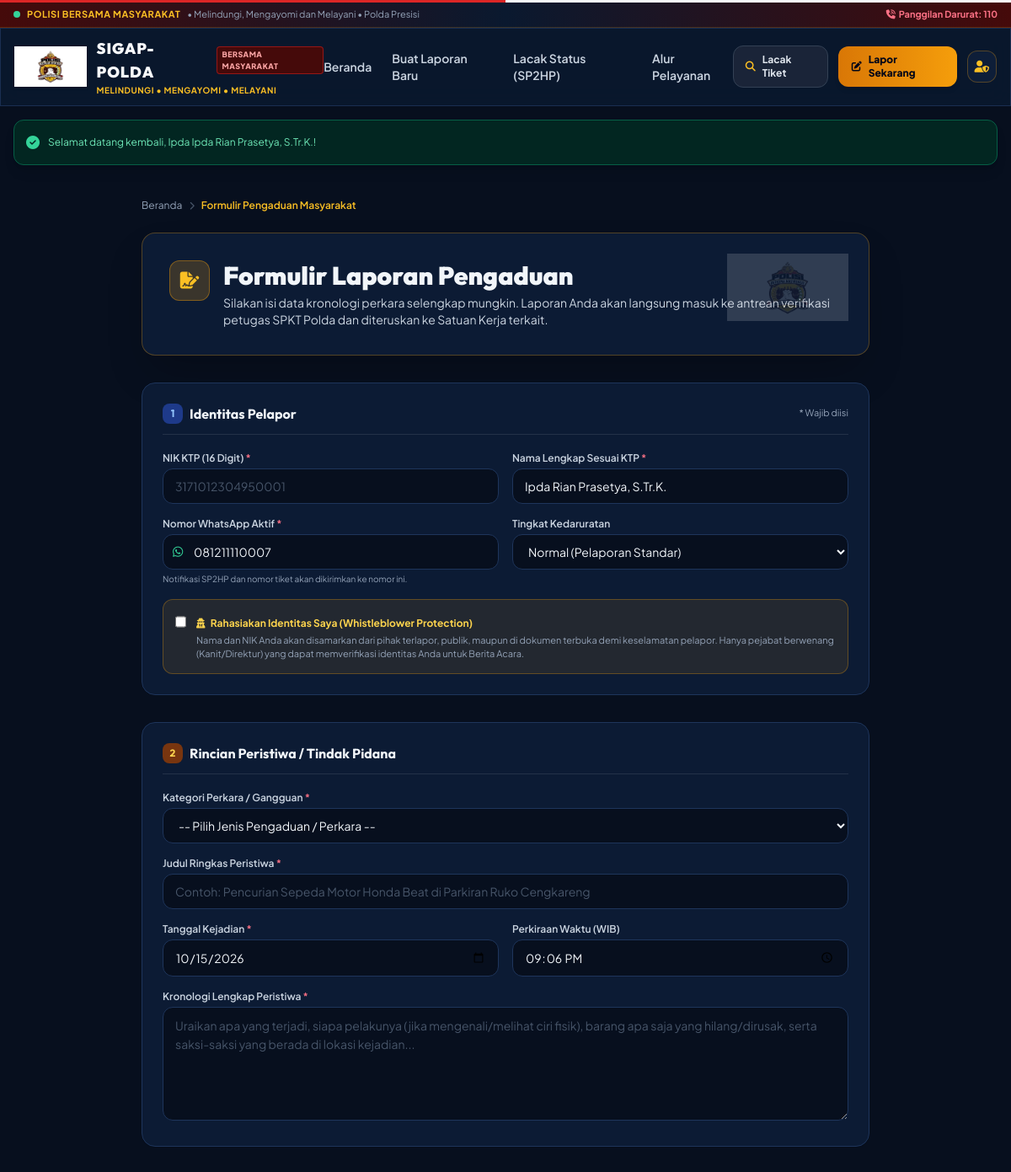
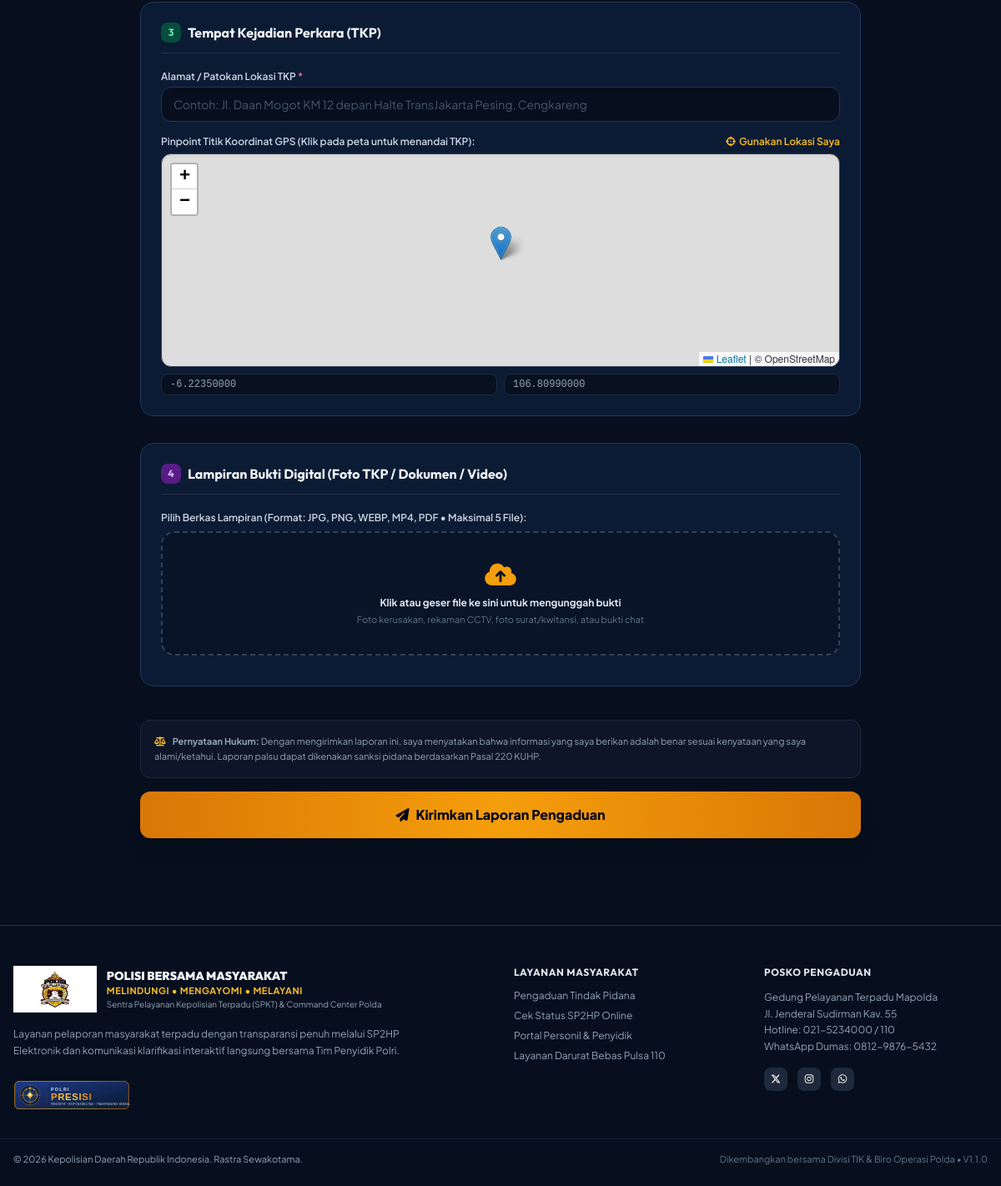
The page /public/report/create (signed in) on the database its author committed (2 pictures, top to bottom).
### tables this page shows
CREATE TABLE IF NOT EXISTS `users` (
    `id` INT AUTO_INCREMENT PRIMARY KEY,
    `nrp` VARCHAR(50) NULL UNIQUE COMMENT 'Nomor Registrasi Pokok Anggota Polri (kosong jika warga)',
    `nik` VARCHAR(16) NULL UNIQUE COMMENT 'NIK KTP Pelapor (kosong jika personil dinas)',
    `name` VARCHAR(150) NOT NULL,
    `email` VARCHAR(100) NULL,
    `phone` VARCHAR(25) NOT NULL,
    `password_hash` VARCHAR(255) NOT NULL,
    `role` ENUM(
        'ROLE_CITIZEN',
        'ROLE_SPKT_OPERATOR',
        'ROLE_CYBER_HUMAS',
        'ROLE_SATKER_HEAD',
        'ROLE_SATKER_ADMIN',
        'ROLE_INVESTIGATOR',
        'ROLE_INTERNAL_AFFAIRS',
        'ROLE_EXECUTIVE',
        'ROLE_SUPERADMIN'
    ) NOT NULL DEFAULT 'ROLE_CITIZEN',
    `satker_id` INT NULL,
    `rank` VARCHAR(50) NULL COMMENT 'Pangkat Personil: Bripka, Iptu, Kombes, Irjen, dll',
    `position` VARCHAR(100) NULL COMMENT 'Jabatan struktural',
    `avatar_url` VARCHAR(255) NULL,
    `is_active` TINYINT(1) NOT NULL DEFAULT 1,
    `created_at` TIMESTAMP DEFAULT CURRENT_TIMESTAMP,
    `updated_at` TIMESTAMP DEFAULT CURRENT_TIMESTAMP ON UPDATE CURRENT_TIMESTAMP,
    CONSTRAINT `fk_users_satker` FOREIGN KEY (`satker_id`) REFERENCES `satkers`(`id`) ON DELETE SET NULL,
    INDEX `idx_users_role` (`role`),
    INDEX `idx_users_nik` (`nik`),
    INDEX `idx_users_phone` (`phone`)
);

### app/views/public/create_report.php (the view, shortened to what the rows shown need)
<div class="py-10 max-w-4xl mx-auto px-4">
  <div class="polri-glass-card rounded-2xl p-6 sm:p-8 mb-8 border border-amber-500/30 relative overflow-hidden shadow-2xl">
    <div class="flex items-start gap-4">
      <div>
        <h1 class="text-2xl sm:text-3xl font-black text-slate-100 font-heading">Formulir Laporan Pengaduan</h1>
      </div>
    </div>
  </div>
  <form action="<?= $baseUrl ?>/report/store" method="POST" enctype="multipart/form-data" class="space-y-8" id="reportForm">
    <div class="polri-glass-card rounded-2xl p-6 border border-[#1E355B]">
      <div class="flex items-center justify-between border-b border-slate-700/60 pb-3 mb-5">
        <h2 class="text-base font-bold text-slate-100 flex items-center gap-2 font-heading">
          <span class="w-6 h-6 rounded-lg bg-blue-900 text-blue-300 flex items-center justify-center text-xs font-bold">1</span>
          Identitas Pelapor
        </h2>
      </div>
      <div class="grid sm:grid-cols-2 gap-4">
        <div>
          <label class="block text-xs font-semibold text-slate-300 mb-1" for="reporter_name">
            Nama Lengkap Sesuai KTP <span class="text-rose-400">*</span>
          </label>
          <input type="text" id="reporter_name" name="reporter_name" required
                 value="<?= htmlspecialchars($authUser['name'] ?? '') ?>"
                 placeholder="Contoh: Budi Santoso"
                 class="w-full bg-[#070F1E] border border-[#1E355B] focus:border-amber-500 rounded-xl px-3.5 py-2.5 text-sm text-slate-100 placeholder-slate-600 outline-none">
        </div>
        <div>
          <div class="relative">
            <span class="absolute inset-y-0 left-0 pl-3 flex items-center text-emerald-400 text-sm"><i class="fab fa-whatsapp"></i></span>
            <input type="tel" id="reporter_phone" name="reporter_phone" required
                   value="<?= htmlspecialchars($authUser['phone'] ?? '') ?>"
                   placeholder="081298765432"
                   class="w-full bg-[#070F1E] border border-[#1E355B] focus:border-amber-500 rounded-xl pl-9 pr-3.5 py-2.5 text-sm text-slate-100 placeholder-slate-600 outline-none">
          </div>
        </div>
      </div>
    </div>
    <div class="polri-glass-card rounded-2xl p-6 border border-[#1E355B]">
      <div class="flex items-center justify-between border-b border-slate-700/60 pb-3 mb-5">
        <h2 class="text-base font-bold text-slate-100 flex items-center gap-2 font-heading">
          <span class="w-6 h-6 rounded-lg bg-amber-900 text-amber-300 flex items-center justify-center text-xs font-bold">2</span>
          Rincian Peristiwa / Tindak Pidana
        </h2>
      </div>
    </div>
    <div class="polri-glass-card rounded-2xl p-6 border border-[#1E355B]">
      <div class="flex items-center justify-between border-b border-slate-700/60 pb-3 mb-5">
        <h2 class="text-base font-bold text-slate-100 flex items-center gap-2 font-heading">
          <span class="w-6 h-6 rounded-lg bg-emerald-900 text-emerald-300 flex items-center justify-center text-xs font-bold">3</span>
          Tempat Kejadian Perkara (TKP)
        </h2>
      </div>
    </div>
    <div class="polri-glass-card rounded-2xl p-6 border border-[#1E355B]">
      <div class="flex items-center justify-between border-b border-slate-700/60 pb-3 mb-5">
        <h2 class="text-base font-bold text-slate-100 flex items-center gap-2 font-heading">
          <span class="w-6 h-6 rounded-lg bg-purple-900 text-purple-300 flex items-center justify-center text-xs font-bold">4</span>
          Lampiran Bukti Digital (Foto TKP / Dokumen / Video)
        </h2>
      </div>
    </div>
  </form>
</div>

### rows shown on the page
users: reporter_name "Ipda Rian Prasetya, S.Tr.K.", reporter_phone "081211110007"
